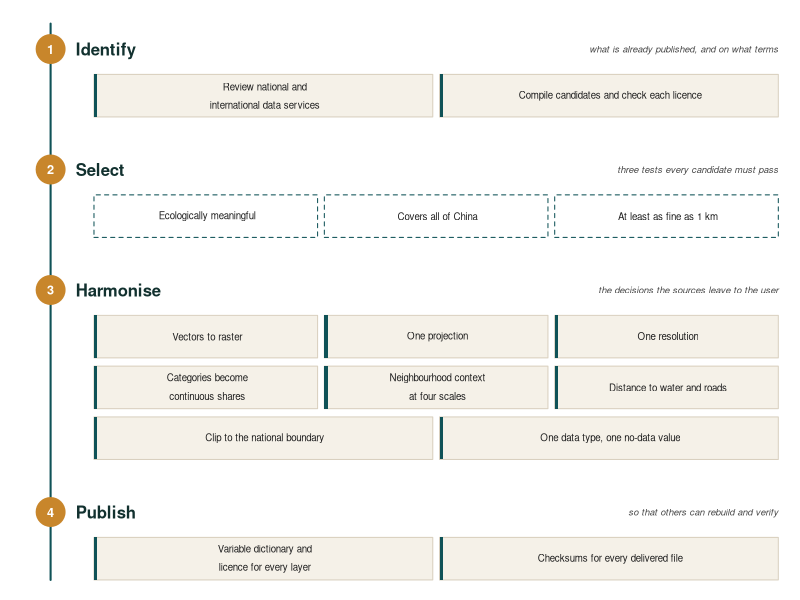
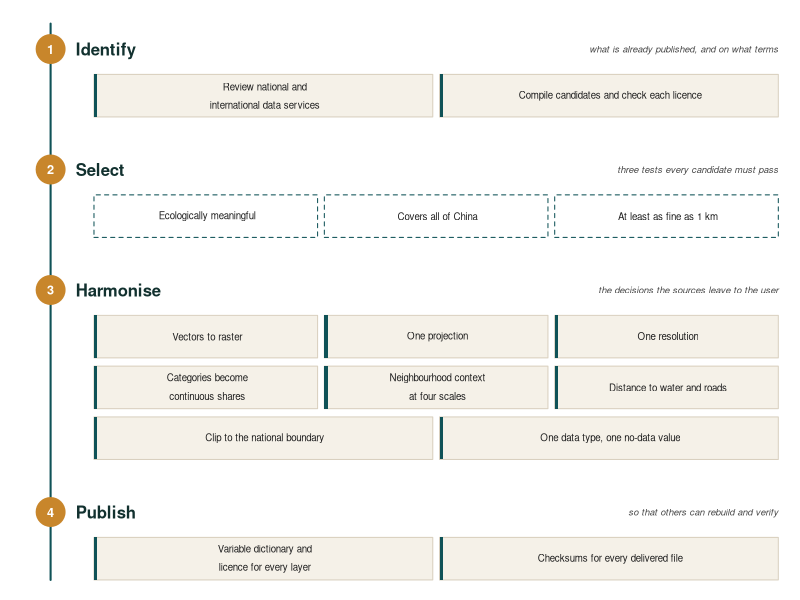

R code for these plots, in order:
# R/figs/fig01_workflow_v3.R
# Fig. 1 (v3): CHECO26 development workflow, landscape timeline.
#
# Same four stages as before, drawn as a top-to-bottom timeline: a numbered rail on
# the left, a bold stage title, and the stage's tasks as square chips. Deliberately
# unlike the vertical pill-and-bar diagram used elsewhere: no icons, no rounded
# black headers, no branch spine on the right.
#
# The canvas height is derived from the content, so nothing can collide with the
# summary band at the bottom.
#
# v2 (fig01_workflow_v2.R / .png) is left untouched; this script writes new files.
#
# Usage: Rscript R/figs/fig01_workflow_v3.R

root <- Sys.getenv("CHECO_ROOT", "E:/CHECO26/N-SDM")
out_dir <- file.path(root, "00_docs", "SUBMISSION", "figures")
dir.create(out_dir, showWarnings = FALSE, recursive = TRUE)

# ---- palette ---------------------------------------------------------------
INK     <- "#12312F"
RAIL    <- "#0F5257"
ACCENT  <- "#C8862B"
CHIP_BG <- "#F5F1E8"
CHIP_BD <- "#D9D0BF"
CRIT_BG <- "#FFFFFF"
CRIT_BD <- "#0F5257"
TXT     <- "#1F1F1F"
MUTED   <- "#4A4A4A"
BAND_BG <- "#0F5257"

# ---- content ---------------------------------------------------------------
STAGES <- list(
  list(title = "Identify",
       note  = "what is already published, and on what terms",
       rows  = list(c("Review national and international data services",
                      "Compile candidates and check each licence"))),
  list(title = "Select",
       note  = "three tests every candidate must pass",
       rows  = list(c("Ecologically meaningful", "Covers all of China",
                      "At least as fine as 1 km")),
       criteria = TRUE),
  list(title = "Harmonise",
       note  = "the decisions the sources leave to the user",
       rows  = list(c("Vectors to raster", "One projection", "One resolution"),
                    c("Categories become continuous shares",
                      "Neighbourhood context at four scales",
                      "Distance to water and roads"),
                    c("Clip to the national boundary",
                      "One data type, one no-data value"))),
  list(title = "Publish",
       note  = "so that others can rebuild and verify",
       rows  = list(c("Variable dictionary and licence for every layer",
                      "Checksums for every delivered file")))
)

# ---- geometry (centimetres) ------------------------------------------------
W        <- 16.6
RAIL_X   <- 1.05
CHIP_X0  <- 1.95
CHIP_X1  <- W - 0.45
TITLE_H  <- 0.86
CHIP_H   <- 0.72
ROW_GAP  <- 0.14
STAGE_GAP <- 0.46
TOP_PAD  <- 0.40
BOT_PAD  <- 0.34

stage_h <- vapply(STAGES, function(st) {
  n <- length(st$rows)
  TITLE_H + n * CHIP_H + (n - 1) * ROW_GAP
}, 0)
body_h <- sum(stage_h) + STAGE_GAP * (length(STAGES) - 1)
H      <- BOT_PAD + body_h + TOP_PAD

# ---- drawing ---------------------------------------------------------------
wrap2 <- function(s, maxchars) {
  words <- strsplit(s, " ")[[1]]
  if (length(words) < 2 || nchar(s) <= maxchars) return(s)
  # split at the word boundary that balances the two lines best
  best <- NA_integer_; best_w <- Inf
  for (k in seq_len(length(words) - 1L)) {
    a <- paste(words[1:k], collapse = " ")
    b <- paste(words[(k + 1L):length(words)], collapse = " ")
    w <- max(nchar(a), nchar(b))
    if (w < best_w) { best_w <- w; best <- k }
  }
  c(paste(words[1:best], collapse = " "),
    paste(words[(best + 1L):length(words)], collapse = " "))
}

draw <- function() {
  par(mar = c(0, 0, 0, 0), ps = 9, family = "sans", xaxs = "i", yaxs = "i")
  plot(NA, xlim = c(0, W), ylim = c(0, H), axes = FALSE, xlab = "", ylab = "")

  top <- H - TOP_PAD
  rail_bot <- top - body_h
  segments(RAIL_X, rail_bot, RAIL_X, top, col = RAIL, lwd = 2.0)

  y_cursor <- top
  for (i in seq_along(STAGES)) {
    st <- STAGES[[i]]
    y0 <- y_cursor
    y_center <- y0 - TITLE_H / 2

    symbols(RAIL_X, y_center, circles = 0.30, inches = FALSE, add = TRUE,
            bg = ACCENT, fg = ACCENT)
    text(RAIL_X, y_center, i, col = "white", cex = 1.02, font = 2)

    text(RAIL_X + 0.52, y_center, st$title, adj = c(0, 0.5), col = INK,
         cex = 1.34, font = 2)
    if (!is.null(st$note)) {
      text(CHIP_X1, y_center, st$note, adj = c(1, 0.5), col = MUTED,
           cex = 0.76, font = 3)
    }

    y_chip_top <- y0 - TITLE_H
    for (r in seq_along(st$rows)) {
      labels <- st$rows[[r]]
      m <- length(labels)
      avail <- CHIP_X1 - CHIP_X0
      gap <- 0.14
      wid <- (avail - gap * (m - 1)) / m
      ytop <- y_chip_top - (r - 1) * (CHIP_H + ROW_GAP)
      ybot <- ytop - CHIP_H
      for (k in seq_along(labels)) {
        x0 <- CHIP_X0 + (k - 1) * (wid + gap)
        x1 <- x0 + wid
        is_crit <- isTRUE(st$criteria)
        rect(x0, ybot, x1, ytop,
             col = if (is_crit) CRIT_BG else CHIP_BG,
             border = if (is_crit) CRIT_BD else CHIP_BD,
             lwd = 1.0, lty = if (is_crit) 2 else 1)
        if (!is_crit) rect(x0, ybot, x0 + 0.07, ytop, col = RAIL, border = NA)
        lines <- wrap2(labels[k], maxchars = max(18, floor(wid * 6.4)))
        ymid <- (ybot + ytop) / 2
        if (length(lines) == 2) {
          text((x0 + x1) / 2 + 0.03, ymid + 0.155, lines[1], cex = 0.78, col = TXT)
          text((x0 + x1) / 2 + 0.03, ymid - 0.155, lines[2], cex = 0.78, col = TXT)
        } else {
          text((x0 + x1) / 2 + 0.03, ymid, lines[1], cex = 0.78, col = TXT)
        }
      }
    }
    y_cursor <- y0 - stage_h[i] - STAGE_GAP
  }
}

for (dev in c("png", "pdf")) {
  f <- file.path(out_dir, paste0("fig01_workflow_v3.", dev))
  if (dev == "png") {
    png(f, width = W / 2.54, height = H / 2.54, units = "in", res = 600, bg = "white")
  } else {
    pdf(f, width = W / 2.54, height = H / 2.54, bg = "white")
  }
  draw()
  dev.off()
  cat(sprintf("written: %s  (%.1f x %.1f cm)\n", f, W, H))
}
